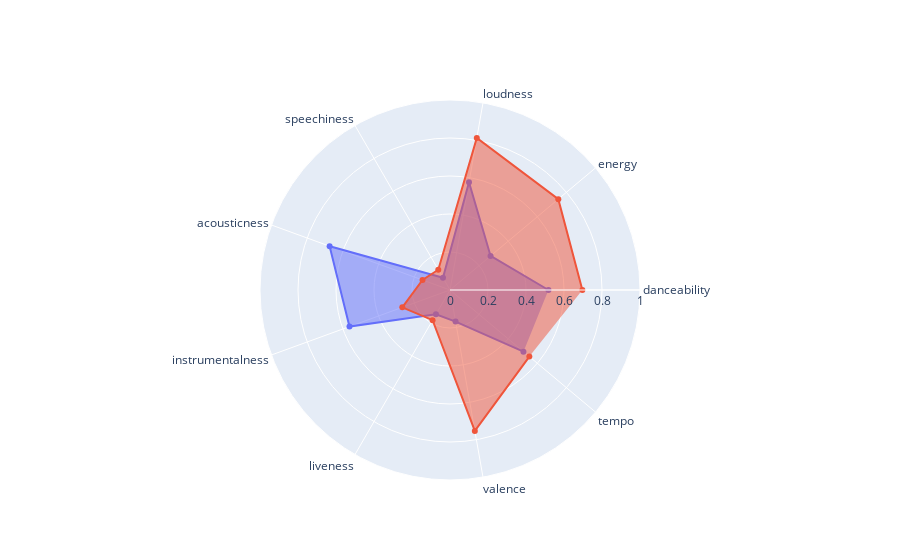

This figure's notebook cell:
### Code cell
import plotly.graph_objects as go
categories = cluster_stats.loc[:, cluster_stats.columns != 'cluster'].columns

fig = go.Figure()

fig.add_trace(go.Scatterpolar(
      r=[cluster_stats.loc[0]['danceability'], cluster_stats.loc[0]['energy'], cluster_stats.loc[0]['loudness'],
         cluster_stats.loc[0]['speechiness'], cluster_stats.loc[0]['acousticness'], cluster_stats.loc[0]['instrumentalness'],
        cluster_stats.loc[0]['liveness'], cluster_stats.loc[0]['valence'], cluster_stats.loc[0]['tempo']],
      theta=categories,
      fill='toself',
      name='Cluster 0'
))
fig.add_trace(go.Scatterpolar(
      r=[cluster_stats.loc[1]['danceability'], cluster_stats.loc[1]['energy'], cluster_stats.loc[1]['loudness'],
         cluster_stats.loc[1]['speechiness'], cluster_stats.loc[1]['acousticness'], cluster_stats.loc[1]['instrumentalness'],
        cluster_stats.loc[1]['liveness'], cluster_stats.loc[1]['valence'], cluster_stats.loc[1]['tempo']],
      theta=categories,
      fill='toself',
      name='Cluster 1'
))

fig.update_layout(
  polar=dict(
    radialaxis=dict(
      visible=True,
      range=[0, 1]
    )),
  showlegend=False
)

fig.show()

### Figure 1 — Plotly figure (JSON) as saved in the notebook; plotly's stock layout.template omitted (floating-point values rounded to 4 significant figures)
{"data": [{"fill": "toself", "name": "Cluster 0", "r": [0.5181, 0.2788, 0.5758, 0.07401, 0.6743, 0.5631, 0.148, 0.1689, 0.5047], "theta": ["danceability", "energy", "loudness", "speechiness", "acousticness", "instrumentalness", "liveness", "valence", "tempo"], "type": "scatterpolar"}, {"fill": "toself", "name": "Cluster 1", "r": [0.6967, 0.7441, 0.8123, 0.1232, 0.1539, 0.2672, 0.1835, 0.753, 0.5451], "theta": ["danceability", "energy", "loudness", "speechiness", "acousticness", "instrumentalness", "liveness", "valence", "tempo"], "type": "scatterpolar"}], "layout": {"polar": {"radialaxis": {"range": [0, 1], "visible": true}}, "showlegend": false}}
